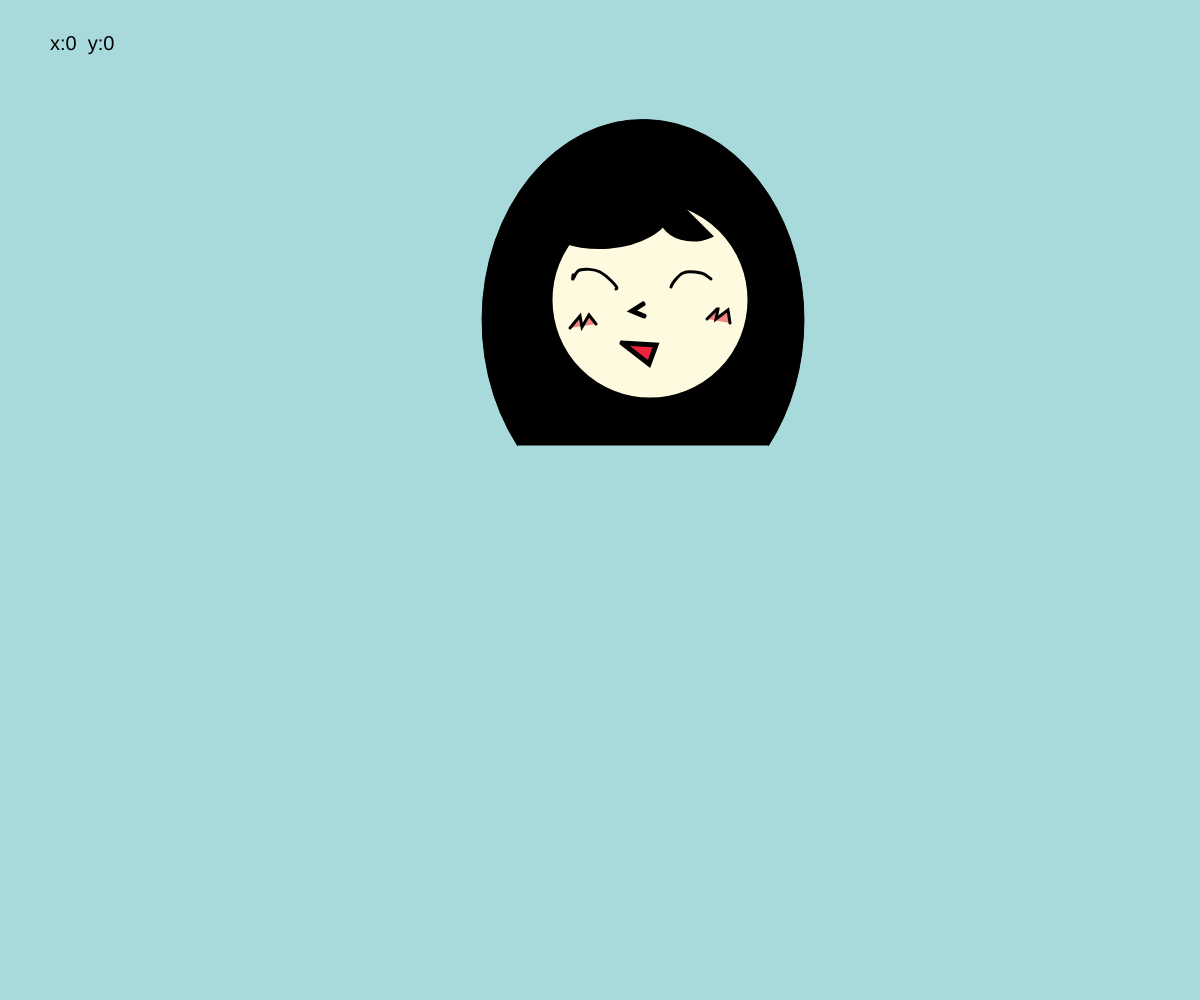
Frame 1 (no input)
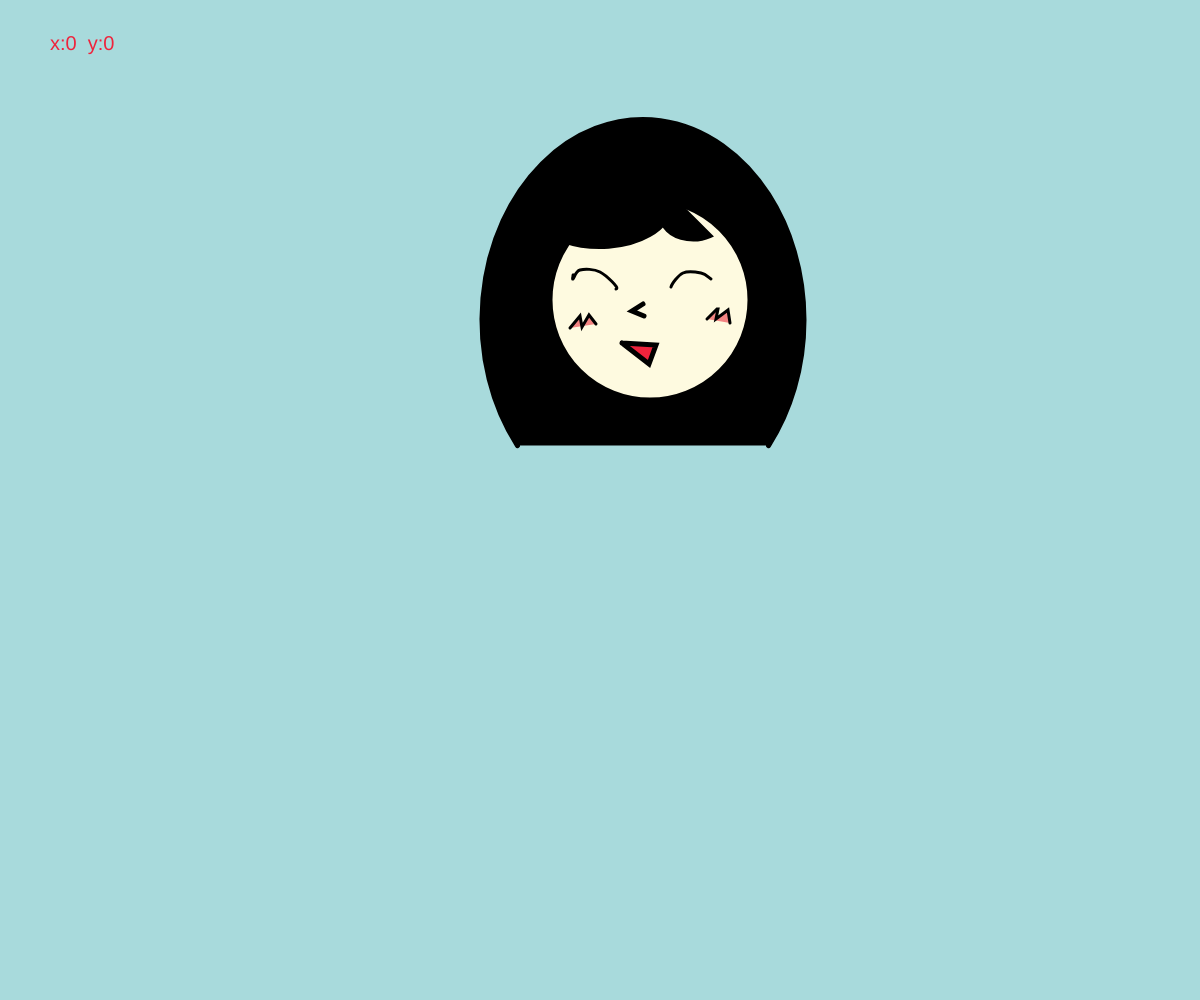
Frame 60 (no input)
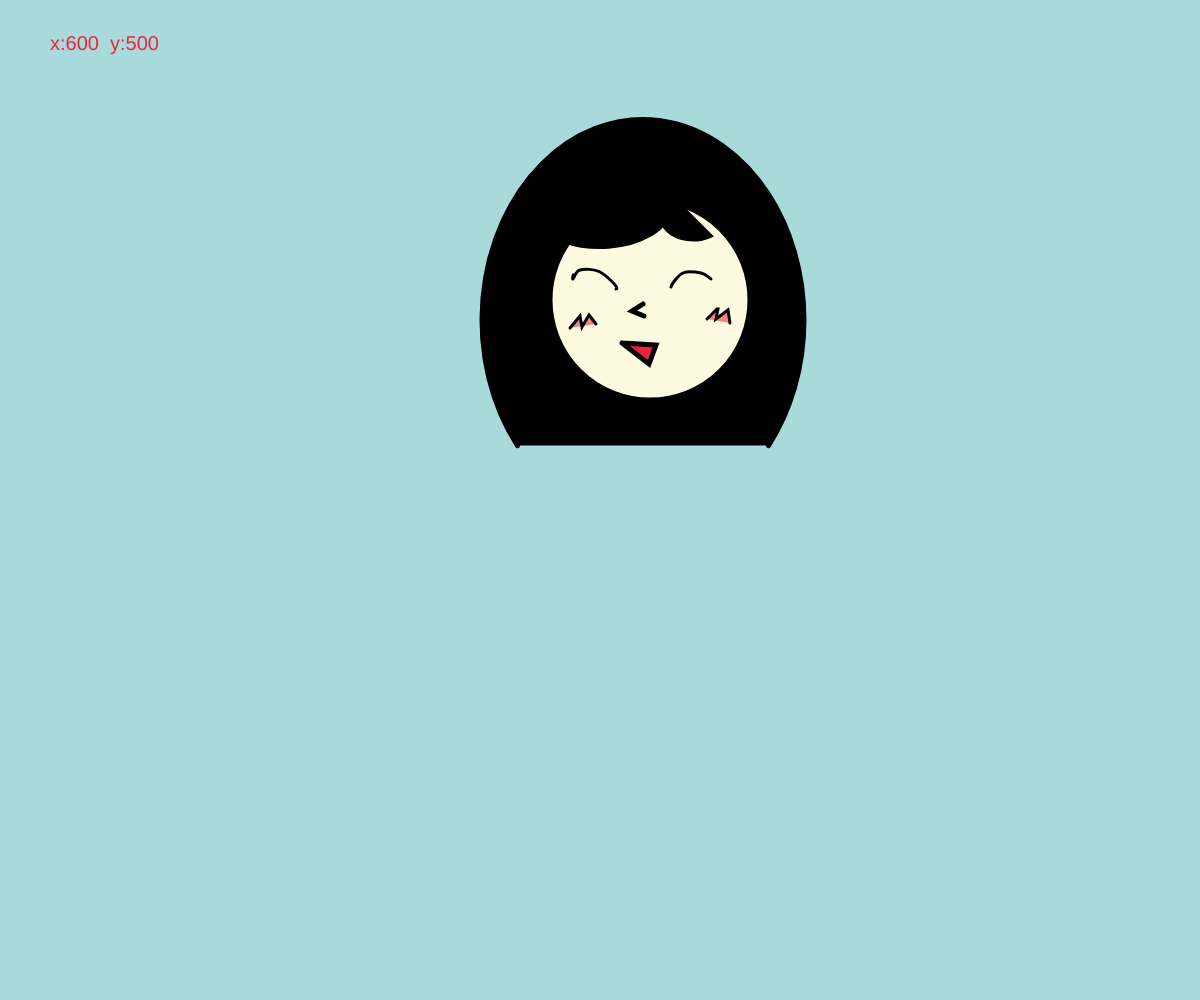
Frame 120 (the mouse pressed at the canvas centre since frame 60)

The p5.js sketch that drew these frames (run headless with seeded random() and noise() and a simulated clock; from frame 60 on, the mouse is pressed at the canvas centre):

// p5.js sketch
// ── sketch.js
function setup() {
  createCanvas(windowWidth, windowHeight);
  
}

function draw() {
  background("#a8dadc");
  textSize(20)
 text("x:"+mouseX+"  y:"+mouseY,50,50)//50,50的位置
//頭髮
 fill(0) 
	arc(643,320,322,401,QUARTER_PI+HALF_PI,QUARTER_PI,OPEN)
 
 //臉
 strokeWeight(5)
 fill("#fefae0")
 ellipse(650,300,200)

//瀏海
fill(0)
 arc(600,205,141,83,PI+QUARTER_PI+HALF_PI+QUARTER_PI/3,QUARTER_PI+HALF_PI,CHORD)
	arc(693,219,60,40,QUARTER_PI,PI+QUARTER_PI,CHORD)

 //左眼
 strokeWeight(3)
 noFill()
 beginShape();
 curveVertex(568, 286)
 curveVertex(573, 275)
 curveVertex(573, 279)
 curveVertex(580, 270)
 curveVertex(600, 272)
 curveVertex(616, 289)
 curveVertex(573, 275)
 endShape();

 //右眼
 strokeWeight(3)
 beginShape();
 curveVertex(679, 290)
 curveVertex(671, 287)
 curveVertex(683, 273)
 curveVertex(701, 273)
 curveVertex(711, 279)
 curveVertex(718, 285)
 endShape();

//鼻子
 strokeWeight(5);
 beginShape();
 vertex(643,304)
 vertex(632,311)
 vertex(644,316)
 endShape();

 //左腮紅
 strokeWeight(3);
 fill("#f28482")
 beginShape();
 vertex(570,328)
 vertex(580,316)
 vertex(582,327)
 vertex(589,315)
 vertex(596,324)
 endShape();
 //右腮紅
 strokeWeight(3);
 fill("#f28482")
 beginShape();
 vertex(707,319)
 vertex(717,309)
 vertex(718,309)
 vertex(716,319)
 vertex(728,310)
 vertex(730,323)
 endShape();

 //嘴
 strokeWeight(5);
 fill("#ef233c")
 beginShape();
 vertex(622,343)
 vertex(656,345)
 vertex(649,364)
 vertex(622,343)
	endShape();
}
